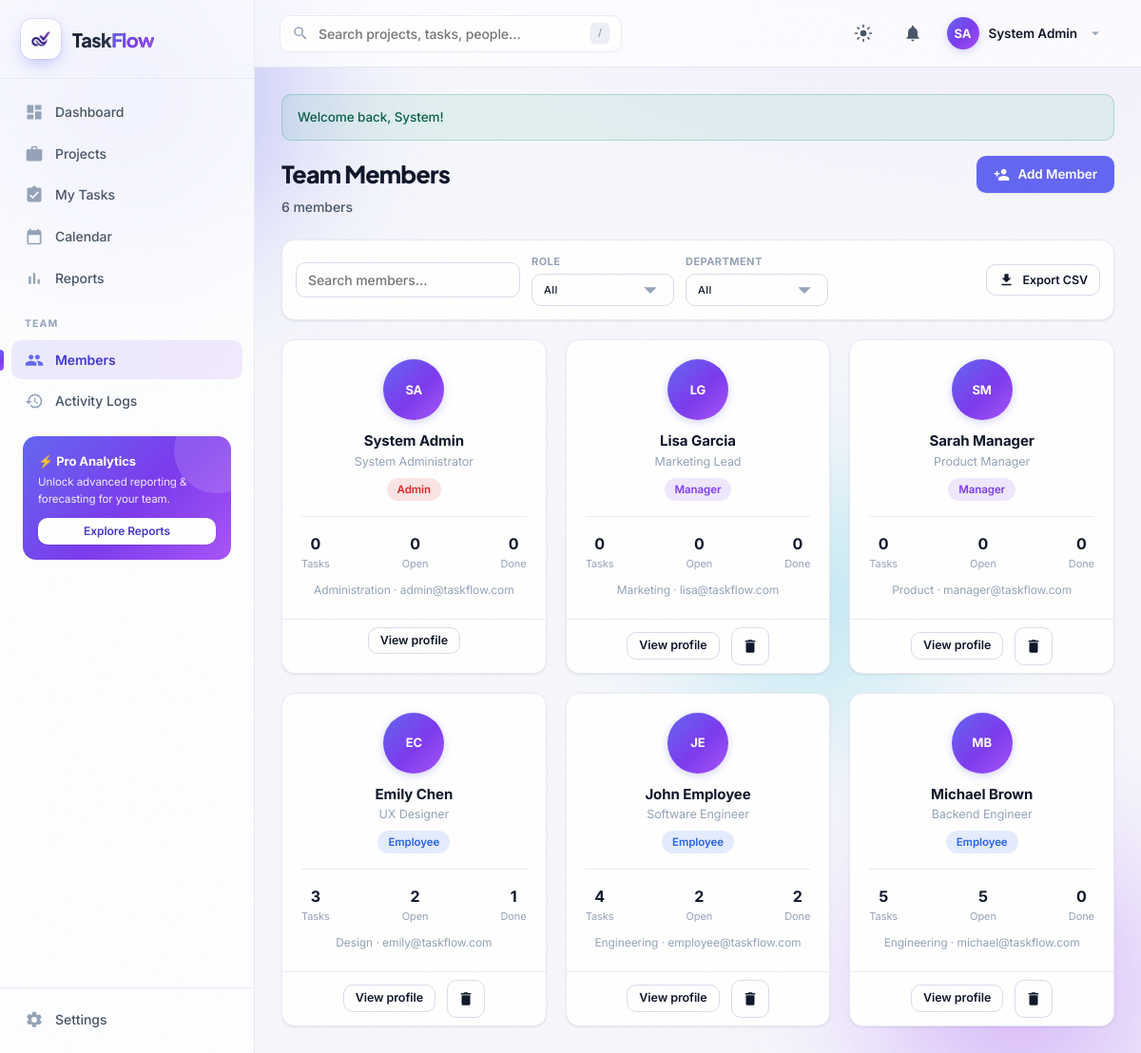
Page /team.php (signed in) on the committed database.
### tables this page shows
CREATE TABLE IF NOT EXISTS users (
  id            INT AUTO_INCREMENT PRIMARY KEY,
  name          VARCHAR(100) NOT NULL,
  email         VARCHAR(150) NOT NULL UNIQUE,
  password      VARCHAR(255) NOT NULL,
  role          ENUM('admin','manager','employee') NOT NULL DEFAULT 'employee',
  phone         VARCHAR(30)  DEFAULT NULL,
  department    VARCHAR(80)  DEFAULT NULL,
  job_title     VARCHAR(100) DEFAULT NULL,
  avatar        VARCHAR(255) DEFAULT NULL,
  status        ENUM('active','inactive') NOT NULL DEFAULT 'active',
  theme         ENUM('light','dark') NOT NULL DEFAULT 'light',
  bio           TEXT DEFAULT NULL,
  created_at    TIMESTAMP DEFAULT CURRENT_TIMESTAMP,
  updated_at    TIMESTAMP DEFAULT CURRENT_TIMESTAMP ON UPDATE CURRENT_TIMESTAMP
);

### includes/auth.php (called while the page is built, shortened)
<?php
require_once __DIR__ . '/functions.php';
function current_user(): ?array
{
    $stmt = db()->prepare("SELECT * FROM users WHERE id = ? LIMIT 1");
    $stmt->execute([$_SESSION['user_id']]);
    $u = $stmt->fetch();
    return $u ?: null;
}
function is_admin(): bool   { return ($_SESSION['user_role'] ?? '') === 'admin'; }

### config/database.php (called while the page is built, shortened)
<?php
function db(): PDO
{
    static $pdo = null;
    if ($pdo instanceof PDO) {
        return $pdo;
    }
    $candidates = [
        ['host' => DB_HOST, 'user' => DB_USER, 'pass' => DB_PASS],
        ['host' => '127.0.0.1', 'user' => DB_USER, 'pass' => DB_PASS],
        ['host' => 'localhost', 'user' => 'root', 'pass' => ''],
        ['host' => '127.0.0.1', 'user' => 'root', 'pass' => ''],
        ['host' => '127.0.0.1', 'user' => DB_NAME, 'pass' => DB_NAME . '123'],
    ];
    $options = [
        PDO::ATTR_ERRMODE            => PDO::ERRMODE_EXCEPTION,
        PDO::ATTR_DEFAULT_FETCH_MODE => PDO::FETCH_ASSOC,
        PDO::ATTR_EMULATE_PREPARES   => false,
    ];
    $lastError = null;
    foreach ($candidates as $c) {
        $dsn = sprintf('mysql:host=%s;port=%s;dbname=%s;charset=%s', $c['host'], DB_PORT, DB_NAME, DB_CHARSET);
        try {
            $pdo = new PDO($dsn, $c['user'], $c['pass'], $options);
            return $pdo;
        } catch (PDOException $e) {
            $lastError = $e;
        }
    }
    die('<div style="font-family:sans-serif;max-width:560px;margin:60px auto;padding:28px;border-radius:14px;background:#fff3f3;border:1px solid #fca5a5;color:#991b1b">
            <h2 style="margin:0 0 8px">⚠️ Database connection failed</h2>
            <p>TaskFlow could not connect to MySQL. Please check:</p>
            <ul>
              <li>MySQL/MariaDB is running</li>
              <li>The <code>taskflow</code> database was imported from <code>database.sql</code></li>
              <li>Credentials in <code>config/config.php</code></li>
            </ul>
            <p style="margin:12px 0 0;font-size:13px;opacity:.8">' . ($lastError ? htmlspecialchars($lastError->getMessage()) : 'Unknown error') . '</p>
          </div>');
}

### team.php (the view, shortened to what this page needs)
<?php
require_once __DIR__ . '/includes/auth.php';
$cu = current_user();
$activeNav = 'team';
$pdo = db();
$search = clean($_GET['q'] ?? '');
$where=[]; $params=[];
$whereSql = $where ? implode(' AND ',$where) : '1=1';
$result = paginate_sql("SELECT * FROM users WHERE $whereSql ORDER BY role='admin' DESC, role='manager' DESC, name ASC", $params, max(1,(int)($_GET['page']??1)), 12);
$users = $result['rows'];
$counts = [];
if ($users) {
    $ids = array_column($users,'id');
    $in = implode(',', array_fill(0,count($ids),'?'));
    $stmt=$pdo->prepare("SELECT assigned_to uid, COUNT(*) total, SUM(status<>'completed') open FROM tasks WHERE assigned_to IN ($in) GROUP BY assigned_to");
    $stmt->execute($ids);
    foreach ($stmt->fetchAll() as $r) $counts[$r['uid']] = ['total'=>(int)$r['total'],'open'=>(int)$r['open']];
}
require __DIR__ . '/includes/header.php';
?>
<div class="page-head">
  <div><h1>Team Members</h1><p><?= $result['total'] ?> member<?= $result['total']===1?'':'s' ?></p></div>
  <div class="page-head__actions">
    <?php if (is_admin()): ?>
    <button class="btn" onclick="openModal('userModal')"><svg viewBox="0 0 24 24" class="ic"><path d="M15 12c2.21 0 4-1.79 4-4s-1.79-4-4-4-4 1.79-4 4 1.79 4 4 4zm-9-2V7H4v3H1v2h3v3h2v-3h3v-2H6zm9 4c-2.67 0-8 1.34-8 4v3h16v-3c0-2.66-5.33-4-8-4z"/></svg> Add Member</button>
    <?php endif; ?>
  </div>
</div>
<div class="toolbar">
  <input type="text" id="teamSearch" class="input" placeholder="Search members…" value="<?= e($search) ?>" style="min-width:220px">
  <label>Role<select id="fRole" class="select"><option value="">All</option>
  </select></label>
  <label>Department<select id="fDept" class="select"><option value="">All</option>
  </select></label>
  <a href="reports.php?type=team" class="btn btn--ghost btn--sm"><svg viewBox="0 0 24 24" class="ic"><path d="M19 9h-4V3H9v6H5l7 7 7-7zM5 18v2h14v-2H5z"/></svg> Export CSV</a>
</div>
<div class="grid grid-3">
<?php foreach ($users as $u): $cnt=$counts[$u['id']] ?? ['total'=>0,'open'=>0]; ?>
  <div class="card" data-row style="text-align:center">
    <div class="card__body">
      <div style="display:flex;justify-content:center;margin-bottom:10px"><?= avatar_html($u['name'],$u['avatar'],'64') ?></div>
      <div style="font-weight:700;font-size:15px"><?= e($u['name']) ?></div>
      <div class="text-mute" style="font-size:12.5px;margin-bottom:8px"><?= e($u['job_title'] ?: role_label($u['role'])) ?></div>
      <span class="badge <?= role_badge($u['role']) ?>"><?= role_label($u['role']) ?></span>
      <div class="divider"></div>
      <div class="flex justify-between text-center" style="margin-bottom:10px">
        <div><div style="font-weight:700;font-size:16px"><?= $cnt['total'] ?></div><div class="text-mute" style="font-size:11px">Tasks</div></div>
        <div><div style="font-weight:700;font-size:16px"><?= $cnt['open'] ?></div><div class="text-mute" style="font-size:11px">Open</div></div>
        <div><div style="font-weight:700;font-size:16px"><?= $cnt['total']-$cnt['open'] ?></div><div class="text-mute" style="font-size:11px">Done</div></div>
      </div>
      <div class="text-mute" style="font-size:12px"><?= e($u['department'] ?: '—') ?> · <?= e($u['email']) ?></div>
    </div>
    <div class="card__header" style="border-top:1px solid var(--border);border-bottom:0;padding:8px;justify-content:center">
      <a href="profile.php?id=<?= (int)$u['id'] ?>" class="btn btn--ghost btn--sm">View profile</a>
      <?php if (is_admin() && (int)$u['id']!==$cu['id']): ?>
      <button class="btn btn--ghost btn--icon btn--sm" title="Remove" data-delete-url="api/user_delete.php" data-confirm-title="Remove member" data-confirm-msg="Remove <?= e($u['name']) ?> from the team? Their tasks will be unassigned."><input type="hidden" name="id" value="<?= (int)$u['id'] ?>"><svg viewBox="0 0 24 24" class="ic"><path d="M6 19a2 2 0 0 0 2 2h8a2 2 0 0 0 2-2V7H6v12zM19 4h-3.5l-1-1h-5l-1 1H5v2h14V4z"/></svg></button>
      <?php endif; ?>
    </div>
  </div>
<?php endforeach; ?>
</div>
<?php require __DIR__ . '/includes/footer.php'; ?>

### includes/header.php (shortened to what this page needs)
<?php
require_once __DIR__ . '/auth.php';
$cu = current_user();
$activeNav = $activeNav ?? '';
$bodyClass = $bodyClass ?? '';
$theme = $_SESSION['theme'] ?? 'light';
?>
<!doctype html>
<html lang="en" data-theme="<?= e($theme) ?>">
<head>
    <link rel="stylesheet" href="assets/css/style.css">
</head>
<body class="<?= e($bodyClass) ?> grain">
<div class="aurora"><span class="a1"></span><span class="a2"></span><span class="a3"></span></div>
<div class="app">
    <aside class="sidebar" id="sidebar">
        <div class="sidebar__brand">
            <span class="brand__logo"><img src="assets/img/logo-256.png" alt="TaskFlow"></span>
            <span class="brand__name">Task<b>Flow</b></span>
        </div>
        <nav class="sidebar__nav">
            <a href="dashboard.php"     class="nav-link <?= $activeNav==='dashboard'?'is-active':'' ?>"><svg viewBox="0 0 24 24" class="ic"><path d="M3 13h8V3H3v10zm0 8h8v-6H3v6zm10 0h8V11h-8v10zm0-18v6h8V3h-8z"/></svg><span>Dashboard</span></a>
            <a href="projects.php"      class="nav-link <?= $activeNav==='projects'?'is-active':'' ?>"><svg viewBox="0 0 24 24" class="ic"><path d="M20 6h-4V4a2 2 0 0 0-2-2h-4a2 2 0 0 0-2 2v2H4a2 2 0 0 0-2 2v11a2 2 0 0 0 2 2h16a2 2 0 0 0 2-2V8a2 2 0 0 0-2-2zM10 4h4v2h-4V4z"/></svg><span>Projects</span></a>
            <a href="tasks.php"         class="nav-link <?= $activeNav==='tasks'?'is-active':'' ?>"><svg viewBox="0 0 24 24" class="ic"><path d="M19 3h-4.18C14.4 1.84 13.3 1 12 1s-2.4.84-2.82 2H5a2 2 0 0 0-2 2v14a2 2 0 0 0 2 2h14a2 2 0 0 0 2-2V5a2 2 0 0 0-2-2zm-9 14l-4-4 1.4-1.4L10 14.2l6.6-6.6L18 9l-8 8z"/></svg><span>My Tasks</span></a>
            <a href="calendar.php"      class="nav-link <?= $activeNav==='calendar'?'is-active':'' ?>"><svg viewBox="0 0 24 24" class="ic"><path d="M19 4h-1V2h-2v2H8V2H6v2H5a2 2 0 0 0-2 2v14a2 2 0 0 0 2 2h14a2 2 0 0 0 2-2V6a2 2 0 0 0-2-2zm0 16H5V10h14v10z"/></svg><span>Calendar</span></a>
            <a href="reports.php"       class="nav-link <?= $activeNav==='reports'?'is-active':'' ?>"><svg viewBox="0 0 24 24" class="ic"><path d="M5 9.2h3V19H5V9.2zM10.6 5h2.8v14h-2.8V5zm5.6 8H19v6h-2.8v-6z"/></svg><span>Reports</span></a>
            <div class="nav-group-label">Team</div>
            <a href="team.php"          class="nav-link <?= $activeNav==='team'?'is-active':'' ?>"><svg viewBox="0 0 24 24" class="ic"><path d="M16 11c1.66 0 3-1.34 3-3s-1.34-3-3-3-3 1.34-3 3 1.34 3 3 3zm-8 0c1.66 0 3-1.34 3-3S9.66 5 8 5 5 6.34 5 8s1.34 3 3 3zm0 2c-2.33 0-7 1.17-7 3.5V19h14v-2.5c0-2.33-4.67-3.5-7-3.5zm8 0c-.29 0-.62.02-.97.05 1.16.84 1.97 1.97 1.97 3.45V19h6v-2.5c0-2.33-4.67-3.5-7-3.5z"/></svg><span>Members</span></a>
            <?php if (is_admin()): ?>
            <a href="activity_logs.php" class="nav-link <?= $activeNav==='logs'?'is-active':'' ?>"><svg viewBox="0 0 24 24" class="ic"><path d="M13 3a9 9 0 0 0-9 9H1l3.9 3.9.07.14L9 12H6c0-3.87 3.13-7 7-7s7 3.13 7 7-3.13 7-7 7c-1.93 0-3.68-.79-4.94-2.06l-1.42 1.42A8.95 8.95 0 0 0 13 21a9 9 0 0 0 0-18zm-1 5v5l4.28 2.54.72-1.21-3.5-2.08V8H12z"/></svg><span>Activity Logs</span></a>
            <?php endif; ?>
            <div class="side-promo">
                <h4>⚡ Pro Analytics</h4>
                <p>Unlock advanced reporting & forecasting for your team.</p>
                <a href="reports.php" class="btn btn--sm">Explore Reports</a>
            </div>
        </nav>
        <div class="sidebar__footer">
            <a href="settings.php" class="nav-link <?= $activeNav==='settings'?'is-active':'' ?>"><span>Settings</span></a>
        </div>
    </aside>
    <div class="main">
        <header class="navbar">
            <div class="navbar__left">
                <div class="navbar__search">
                    <svg viewBox="0 0 24 24" class="ic"><path d="M15.5 14h-.79l-.28-.27a6.5 6.5 0 1 0-.7.7l.27.28v.79l5 5L20.49 19l-5-5zm-6 0A4.5 4.5 0 1 1 14 9.5 4.5 4.5 0 0 1 9.5 14z"/></svg>
                    <input type="text" id="globalSearch" placeholder="Search projects, tasks, people…" autocomplete="off">
                    <kbd>/</kbd>
                </div>
            </div>
            <div class="navbar__right">
                <button class="icon-btn" id="themeToggle" aria-label="Toggle theme" title="Toggle theme">
                    <svg viewBox="0 0 24 24" class="ic ic-sun"><circle cx="12" cy="12" r="4"/><path d="M12 2v2M12 20v2M2 12h2M20 12h2M4.9 4.9l1.4 1.4M17.7 17.7l1.4 1.4M4.9 19.1l1.4-1.4M17.7 6.3l1.4-1.4" stroke="currentColor" stroke-width="2" stroke-linecap="round" fill="none"/></svg>
                </button>
                <a href="notifications.php" class="icon-btn has-badge" aria-label="Notifications" title="Notifications">
                    <svg viewBox="0 0 24 24" class="ic"><path d="M12 22a2 2 0 0 0 2-2h-4a2 2 0 0 0 2 2zm6-6v-5c0-3.07-1.63-5.64-4.5-6.32V4a1.5 1.5 0 0 0-3 0v.68C7.64 5.36 6 7.92 6 11v5l-2 2v1h16v-1l-2-2z"/></svg>
                </a>
                <div class="user-menu" id="userMenu">
                    <button class="user-menu__btn" id="userMenuBtn">
                        <?= avatar_html($cu['name'] ?? 'User', $cu['avatar'] ?? null, '34') ?>
                        <span class="user-menu__name"><?= e($cu['name'] ?? '') ?></span>
                        <svg viewBox="0 0 24 24" class="ic ic-sm"><path d="M7 10l5 5 5-5z"/></svg>
                    </button>
                </div>
            </div>
        </header>
        <main class="content" id="content">
            <?= show_flash() ?>

### includes/functions.php (shortened to what this page needs)
<?php
require_once __DIR__ . '/../config/database.php';
function e(?string $value): string
{
    return htmlspecialchars($value ?? '', ENT_QUOTES, 'UTF-8');
}
function clean(string $value): string
{
    return trim($value);
}
function role_label(string $role): string
{
    $map = ['admin' => 'Admin', 'manager' => 'Manager', 'employee' => 'Employee'];
    return $map[$role] ?? $role;
}
function role_badge(string $role): string
{
    $map = [
        'admin'    => 'badge--red',
        'manager'  => 'badge--purple',
        'employee' => 'badge--blue',
    ];
    return $map[$role] ?? 'badge--gray';
}
function initials(string $name): string
{
    $parts = preg_split('/\s+/', trim($name));
    if (count($parts) >= 2) {
        return strtoupper(substr($parts[0], 0, 1) . substr($parts[1], 0, 1));
    }
    return strtoupper(substr($name, 0, 2));
}
function avatar_html(string $name, ?string $img = null, string $size = '36'): string
{
    return '<span class="avatar avatar--text" style="width:' . $size . 'px;height:' . $size . 'px">' . e(initials($name)) . '</span>';
}
function paginate_sql(string $baseSql, array $params, int $page, int $perPage): array
{
    $page = max(1, $page);
    $offset = ($page - 1) * $perPage;
    $countSql = "SELECT COUNT(*) FROM ($baseSql) AS _cnt";
    $stmt = db()->prepare($countSql);
    $stmt->execute($params);
    $total = (int) $stmt->fetchColumn();
    $dataSql = "$baseSql LIMIT $perPage OFFSET $offset";
    $stmt = db()->prepare($dataSql);
    $stmt->execute($params);
    $rows = $stmt->fetchAll();
    return [
        'rows'  => $rows,
        'total' => $total,
        'page'  => $page,
        'perPage' => $perPage,
        'pages' => $total > 0 ? (int) ceil($total / $perPage) : 1,
    ];
}
function show_flash(): string
{
    $html = '';
    if (!empty($_SESSION['flash'])) {
        foreach ($_SESSION['flash'] as $f) {
            $html .= '<div class="alert alert--' . e($f['type']) . '">' . e($f['message']) . '</div>';
        }
    }
    return $html;
}

### rows in the picture
users: name "SA", name "System Admin", job_title "System Administrator", role "Admin", id "0", $cnt['total']-$cnt['open'] "0", department "Administration", email "admin@taskflow.com"
users: name "LG", name "Lisa Garcia", job_title "Marketing Lead", role "Manager", id "0", $cnt['total']-$cnt['open'] "0", department "Marketing", email "lisa@taskflow.com"
users: name "SM", name "Sarah Manager", job_title "Product Manager", role "Manager", id "0", $cnt['total']-$cnt['open'] "0", department "Product", email "manager@taskflow.com"
users: name "EC", name "Emily Chen", job_title "UX Designer", role "Employee", id "3", id "2", $cnt['total']-$cnt['open'] "1", department "Design", email "emily@taskflow.com"
users: name "JE", name "John Employee", job_title "Software Engineer", role "Employee", id "4", id "2", $cnt['total']-$cnt['open'] "2", department "Engineering", email "employee@taskflow.com"
users: name "MB", name "Michael Brown", job_title "Backend Engineer", role "Employee", id "5", $cnt['total']-$cnt['open'] "0", department "Engineering", email "michael@taskflow.com"

### other values in the picture
$f['message'] "Welcome back, System!"
$result['total'] "6"
